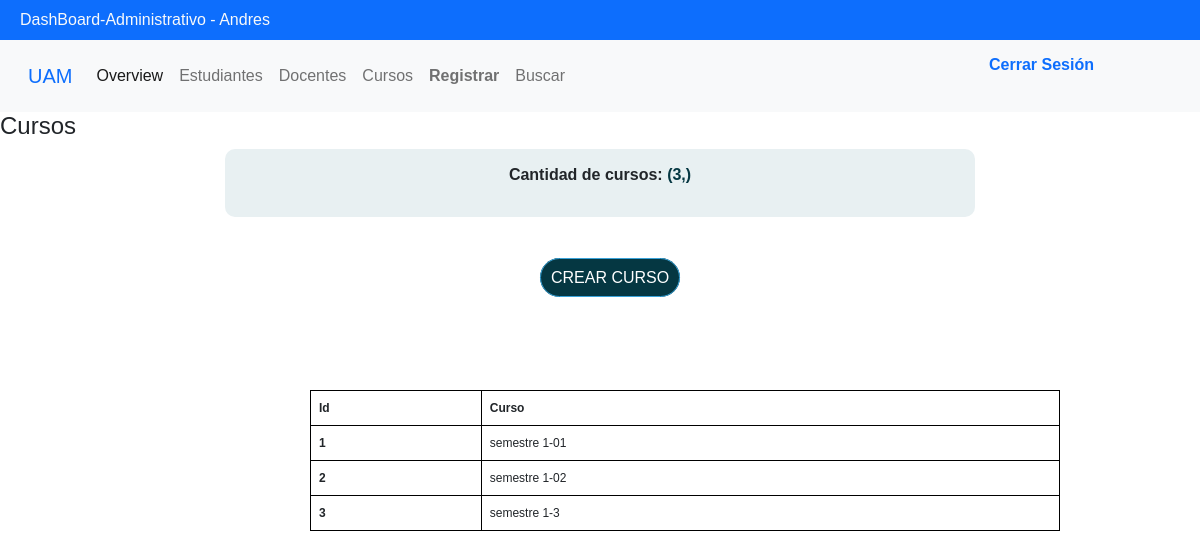
Screenshot of /DashBoard-Administrativo/cursos (signed in) with the database file from the repository.
### tables this page shows
CREATE TABLE Cursos (idCurso INTEGER PRIMARY KEY NOT NULL, descripcion TEXT (20) NOT NULL);

### app.py (the view)
@app.route('/DashBoard-Administrativo/cursos',methods=['GET','POST'])
def cursos():
    cantCur = usersControllers.cantCurso()
    curso = usersControllers.getCurso()
    data = {
        "cant": cantCur,
        "curso": curso
    }
    return render_template('cursos.html',cursos=data)

### db.py (called while the page is built)
def get_db():
    try:
        g.db = sqlite3.connect("baseDeDatos.db")
        return g.db
    except Error:
        print(Error)

### usersControllers.py (called while the page is built)
def getCurso():
    connect = get_db()
    cursor = connect.cursor()
    sql = " SELECT idCurso,descripcion FROM Cursos"
    cursor.execute(sql)
    cursos = cursor.fetchall()
    return cursos

def cantCurso():
    connect = get_db()
    cursor = connect.cursor()
    sql = " SELECT COUNT(*) FROM Cursos; "
    cursor.execute(sql)
    cursos = cursor.fetchone()
    return cursos

### templates/cursos.html
{% extends "base.html" %}
{% block contenido %}
<head>
    <link rel="stylesheet" href="{{  url_for('static',  filename='css/styleTabs.css')  }}">
</head>
<header>
    <h4>Cursos</h4>
</header>
    <div id='contador'>
    <p>
        <b>    Cantidad de cursos: <span style="color:#053742">{{ cursos["cant"] }}</span> </b><br>
    </p>
    </div>
    <br>
    <br>
    <a class="boton" href="/DashBoard-Administrativo/cursos/crearCurso" target="">Crear curso</a>
    <table class="table table-bordered">
        <thead>
          <tr>
            <th scope="col">Id</th>
            <th scope="col">Curso</th>
          </tr>
        </thead>
        <tbody>
          {% for curso in cursos.curso %}
            <tr>
              <th scope="row">{{ curso[0] }}</th>
              <td scope="row">{{ curso[1] }}</td>
            </tr>
          {% endfor %}
        </tbody>
      </table>
    {% endblock %}

### static/css/styleBase.css (style rules this page uses)
* { margin: 0; padding: 0; text-decoration: none; font-family: Verdana, Geneva, Tahoma, sans-serif; }
body { overflow: auto; }

### static/css/styleTabs.css (style rules this page uses)
* { margin: 0; padding: 0; -webkit-box-sizing: border-box; -moz-box-sizing: border-box; box-sizing: border-box; font-family: verdana, arial, helvetica; }
#contador { width: 750px; text-align: center; background-color:#E8F0F2; padding: 14px ; border-radius:10px; margin:auto; display: block ; }
.boton { margin-left: 45%; border: 1px solid #39A2D8; padding: 10px; background-color: #053742; color: #ffffff; text-decoration: none; text-transform: uppercase; border-radius: 50px; }
.table { margin-top:100px; margin-left: 310px; width: 750px; border: 1px solid black; display:table; font-size: 12px; padding: 46px; }

### rows the page displays
Cursos: idCurso "1", descripcion "semestre 1-01"
Cursos: idCurso "2", descripcion "semestre 1-02"
Cursos: idCurso "3", descripcion "semestre 1-3"

### other values shown
{{ session.nombre }} "Andres"
{{ cursos["cant"] }} "(3,)"
